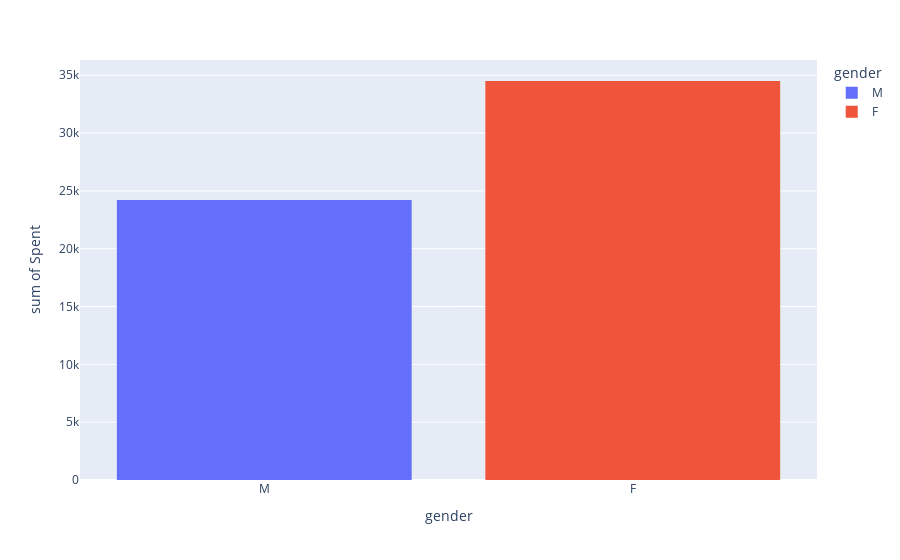

Write notebook code for a chart like this one.
### Code cell
fig = px.histogram(df, x="gender", y="Spent",color="gender",
                   hover_data=df.columns)
fig.show()

### Figure 1 — Plotly figure (JSON) as saved in the notebook; plotly's stock layout.template omitted (floating-point values rounded to 4 significant figures; data arrays with more than 128 entries replaced by an {"elided": "..."} marker saying what was removed)
{"data": [{"alignmentgroup": "True", "bingroup": "x", "histfunc": "sum", "hovertemplate": "gender=%{x}<br>sum of Spent=%{y}<extra></extra>", "legendgroup": "M", "marker": {"color": "#636efa"}, "name": "M", "offsetgroup": "M", "orientation": "v", "showlegend": true, "type": "histogram", "x": {"elided": "592 str values"}, "xaxis": "x", "y": {"elided": "592 float values"}, "yaxis": "y"}, {"alignmentgroup": "True", "bingroup": "x", "histfunc": "sum", "hovertemplate": "gender=%{x}<br>sum of Spent=%{y}<extra></extra>", "legendgroup": "F", "marker": {"color": "#EF553B"}, "name": "F", "offsetgroup": "F", "orientation": "v", "showlegend": true, "type": "histogram", "x": {"elided": "551 str values"}, "xaxis": "x", "y": {"elided": "551 float values"}, "yaxis": "y"}], "layout": {"barmode": "relative", "legend": {"title": {"text": "gender"}, "tracegroupgap": 0}, "margin": {"t": 60}, "xaxis": {"anchor": "y", "categoryarray": ["M", "F"], "categoryorder": "array", "domain": [0, 1], "title": {"text": "gender"}}, "yaxis": {"anchor": "x", "domain": [0, 1], "title": {"text": "sum of Spent"}}}}
